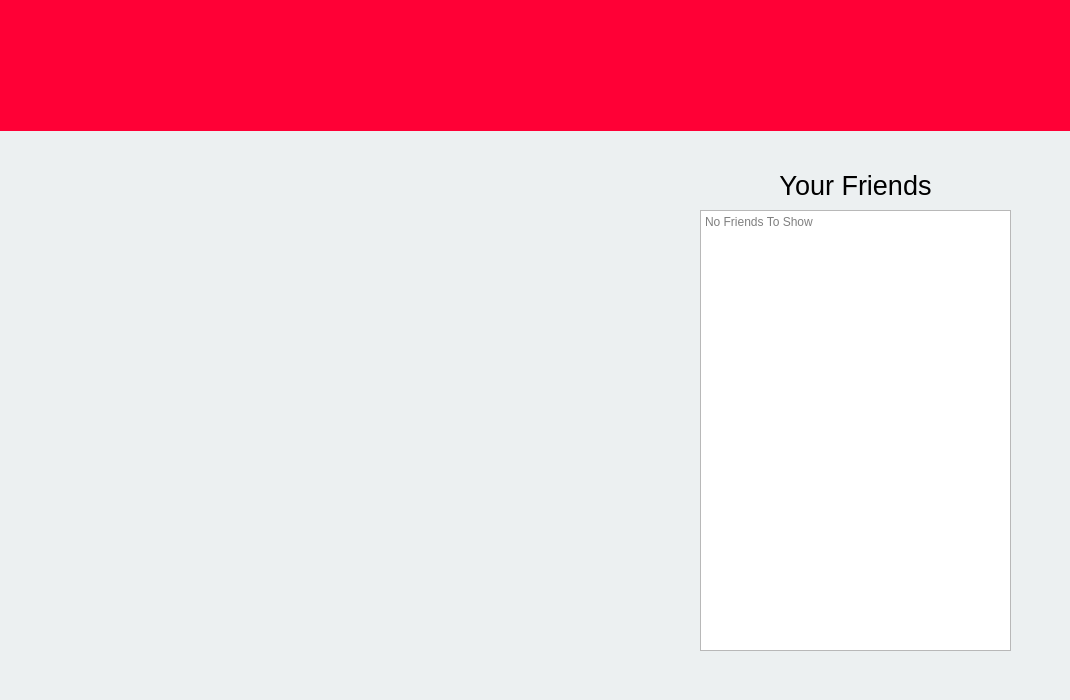
<?xml version="1.0" encoding="UTF-8"?>
<ui version="4.0">
 <class>Friends</class>
 <widget class="QDialog" name="Friends">
  <property name="geometry">
   <rect>
    <x>0</x>
    <y>0</y>
    <width>1070</width>
    <height>700</height>
   </rect>
  </property>
  <property name="sizePolicy">
   <sizepolicy hsizetype="Preferred" vsizetype="Preferred">
    <horstretch>0</horstretch>
    <verstretch>0</verstretch>
   </sizepolicy>
  </property>
  <property name="minimumSize">
   <size>
    <width>1070</width>
    <height>700</height>
   </size>
  </property>
  <property name="maximumSize">
   <size>
    <width>1070</width>
    <height>700</height>
   </size>
  </property>
  <property name="windowTitle">
   <string>Friends</string>
  </property>
  <property name="styleSheet">
   <string notr="true">QDialog{
	background-color: rgb(236, 240, 241);
}
QPushButton::hover{
color:white;
}</string>
  </property>
  <widget class="QLabel" name="label">
   <property name="geometry">
    <rect>
     <x>0</x>
     <y>0</y>
     <width>2001</width>
     <height>131</height>
    </rect>
   </property>
   <property name="styleSheet">
    <string notr="true">QLabel{
background-color:rgb(255,0,54);
}</string>
   </property>
   <property name="text">
    <string/>
   </property>
  </widget>
  <widget class="QLabel" name="label_2">
   <property name="geometry">
    <rect>
     <x>10</x>
     <y>0</y>
     <width>151</width>
     <height>131</height>
    </rect>
   </property>
   <property name="styleSheet">
    <string notr="true">QLabel{border-image: url(:/Final_Logo.png);
}</string>
   </property>
   <property name="text">
    <string/>
   </property>
  </widget>
  <widget class="QPlainTextEdit" name="plainTextEdit">
   <property name="geometry">
    <rect>
     <x>700</x>
     <y>210</y>
     <width>311</width>
     <height>441</height>
    </rect>
   </property>
   <property name="cursor" stdset="0">
    <cursorShape>ForbiddenCursor</cursorShape>
   </property>
   <property name="styleSheet">
    <string notr="true">QPlainTextEdit{
	font: 18pt &quot;Ubuntu&quot;;
}
</string>
   </property>
   <property name="readOnly">
    <bool>true</bool>
   </property>
   <property name="placeholderText">
    <string>No Friends To Show</string>
   </property>
  </widget>
  <widget class="QLabel" name="label_3">
   <property name="geometry">
    <rect>
     <x>70</x>
     <y>170</y>
     <width>551</width>
     <height>491</height>
    </rect>
   </property>
   <property name="styleSheet">
    <string notr="true">QLabel{
border-image: url(:/friends_pic.jpg);
}</string>
   </property>
   <property name="text">
    <string/>
   </property>
  </widget>
  <widget class="QLabel" name="label_4">
   <property name="geometry">
    <rect>
     <x>700</x>
     <y>160</y>
     <width>311</width>
     <height>51</height>
    </rect>
   </property>
   <property name="font">
    <font>
     <pointsize>20</pointsize>
    </font>
   </property>
   <property name="text">
    <string>&lt;html&gt;&lt;head/&gt;&lt;body&gt;&lt;p align=&quot;center&quot;&gt;Your Friends&lt;/p&gt;&lt;/body&gt;&lt;/html&gt;</string>
   </property>
   <property name="alignment">
    <set>Qt::AlignCenter</set>
   </property>
  </widget>
 </widget>
 <layoutdefault spacing="6" margin="11"/>
 <resources/>
 <connections/>
</ui>
